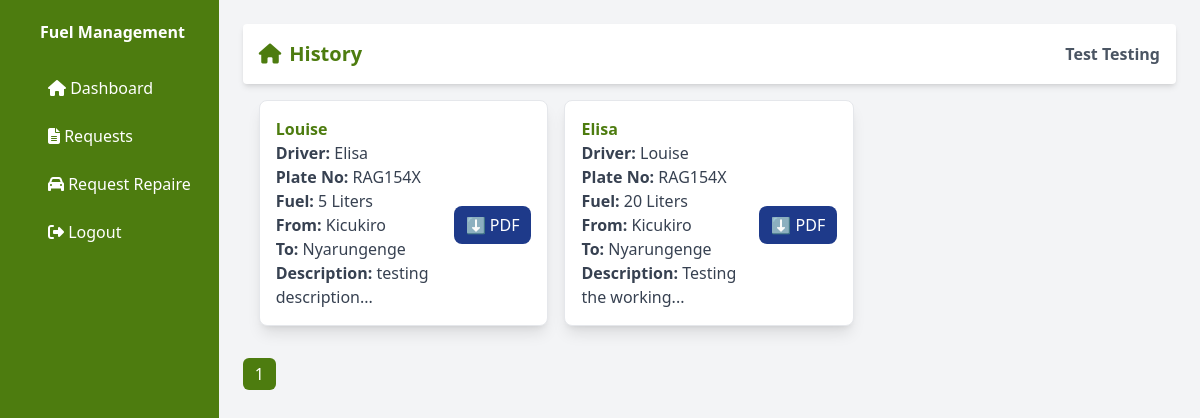
The app's page /quick_history.php (signed in) with its own data.
### tables this page shows
CREATE TABLE `quick_action` (
  `action_id` int(11) NOT NULL,
  `head_mission` varchar(255) NOT NULL,
  `driver` varchar(255) NOT NULL,
  `plate_no` varchar(50) NOT NULL,
  `fuel` double NOT NULL,
  `price` double NOT NULL,
  `origin` varchar(255) NOT NULL,
  `destination` varchar(255) NOT NULL,
  `description` text NOT NULL,
  `prepared_by` varchar(255) NOT NULL,
  `created_at` datetime DEFAULT current_timestamp()
);

### quick_history.php (the view, shortened to what this page needs)
<?php
require 'connection.php';
?>
<!DOCTYPE html>
<html lang="en">
<head>
    <script src="https://cdn.tailwindcss.com"></script>
</head>
<body class="bg-gray-100">
    <div class="flex h-screen">
        <?php include("./components/side.php"); ?>
        <div class="flex-1 p-6">
            <div class="flex justify-between items-center bg-white p-4 rounded shadow-md">
                <h1 class="text-xl font-semibold text-lime-700 flex flex-row items-center gap-2"><i class="fa-solid fa-home"></i> <span class="lg:flex md:flex sm:flex hidden">History</span></h1>
                <div class="flex items-center space-x-4">
                    <span class="text-gray-600"> <?php echo "<b>" . $_SESSION["name"] . "</b>"; ?></span>
                </div>
            </div>
            <?php
            $limit = 6;
            $page = isset($_GET['page']) ? (int)$_GET['page'] : 1;
            $offset = ($page - 1) * $limit;
            $totalQuery = "SELECT COUNT(*) AS total FROM `quick_action`";
            $totalResult = $db->query($totalQuery);
            $totalRow = $totalResult->fetch_assoc();
            $totalPages = ceil($totalRow['total'] / $limit);
            $sql = "SELECT * FROM `quick_action` ORDER BY created_at DESC LIMIT $limit OFFSET $offset";
            $result = $db->query($sql);
            ?>
            <div class="grid lg:grid-cols-3 md:grid-cols-2 sm:grid-cols-1 grid-cols-1 gap-4 p-4">
                <?php while ($row = $result->fetch_assoc()) : ?>
                    <div class="bg-white shadow-lg rounded-lg p-4 border border-gray-200 flex flex-row items-center justify-between">
                        <div class="w-fit">
                            <h3 class="text-md font-bold text-lime-700"><?php echo htmlspecialchars($row['head_mission']); ?></h3>
                            <p class="text-gray-700"><strong>Driver:</strong> <?php echo htmlspecialchars($row['driver']); ?></p>
                            <p class="text-gray-700"><strong>Plate No:</strong> <?php echo htmlspecialchars($row['plate_no']); ?></p>
                            <p class="text-gray-700"><strong>Fuel:</strong> <?php echo htmlspecialchars($row['fuel']); ?> Liters</p>
                            <p class="text-gray-700"><strong>From:</strong> <?php echo htmlspecialchars($row['origin']); ?></p>
                            <p class="text-gray-700"><strong>To:</strong> <?php echo htmlspecialchars($row['destination']); ?></p>
                            <p class="text-gray-700"><strong>Description:</strong>
                                <?php
                                $descript = (htmlspecialchars($row['description']));
                                echo (mb_strlen($descript > 300)) ? mb_substr($descript, 0, 100) . '...' : $descript;
                                ?>
                            </p>
                        </div>
                        <div class="text-center mt-6">
                            <a href="download.php?pdf_id=<?php echo $row['action_id'] ?>" target="_blank" class="bg-blue-900 text-white px-3 py-2 rounded-lg hover:bg-blue-700 transition whitespace-nowrap">
                                ⬇️ PDF
                            </a>
                        </div>
                    </div>
                <?php endwhile; ?>
            </div>
            <div class="flex space-x-2 mt-4">
                <?php for ($i = 1; $i <= $totalPages; $i++) : ?>
                    <a href="?page=<?php echo $i; ?>" class="px-3 py-1 rounded-md <?php echo $i == $page ? 'bg-lime-700 text-white' : 'bg-gray-200 hover:bg-gray-300'; ?>">
                        <?php echo $i; ?>
                    </a>
                <?php endfor; ?>
            </div>
        </div>
</body>
</html>

### records on screen
quick_action: head_mission "Louise", driver "Elisa", plate_no "RAG154X", fuel "5", origin "Kicukiro", destination "Nyarungenge", description "testing description"
quick_action: head_mission "Elisa", driver "Louise", plate_no "RAG154X", fuel "20", origin "Kicukiro", destination "Nyarungenge", description "Testing the working"

### other values on screen
$_SESSION["name"] "Test Testing"
